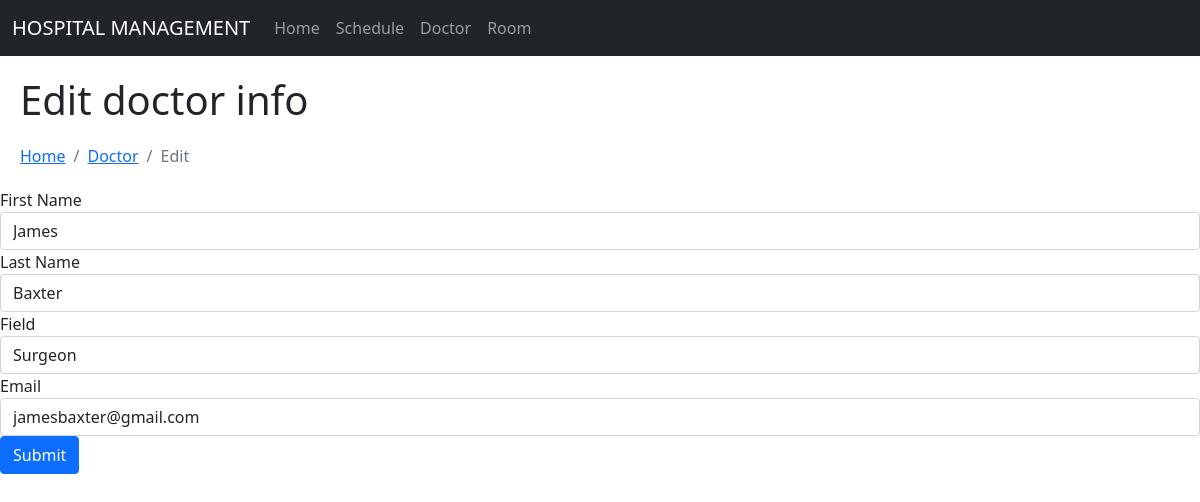
Page /main/edit-doctor.php?id=3 on the committed database.
### tables this page shows
CREATE TABLE doctors(
            id          INTEGER,
            first_name  TEXT NOT NULL,
            last_name   TEXT,
            field       TEXT,  
            email       TEXT NOT NULL UNIQUE,
            PRIMARY KEY(id)
            );

### main/edit-doctor.php (the view, shortened to what this page needs)
<?php
    include('static/config.php');
    $doc_id = intval($_GET['id']);
?>
<html lang="en">
<head>
    <link href="https://cdn.jsdelivr.net/npm/bootstrap@5.1.3/dist/css/bootstrap.min.css" rel="stylesheet">
    <link rel="stylesheet" href="../styles/styles.css">
</head>
<body>
    <div>
        <?php include('static/navbar.php'); ?>
    </div>
    <div class="title">
        <h1>Edit doctor info</h1>
    </div>
    <div class="app">
        <div class="list-title margin">
            <nav aria-label="breadcrumb">
                <ol class="breadcrumb">
                    <li class="breadcrumb-item"><a href="index.php">Home</a></li>
                    <li class="breadcrumb-item"><a href="index.php">Doctor</a></li>
                    <li class="breadcrumb-item active" aria-current="page">Edit</li>
                </ol>
            </nav>
        </div>
        <div>
<?php
    $sql = mysqli_query($conn, "SELECT * FROM doctors WHERE id = '$doc_id'");
    while($data=mysqli_fetch_array($sql)){
?>
        <div>
            <form role="form" name="adddoc" method="post" onsubmit="return valid();">
                <div class="form-section">
                    <label for="first_name">First Name</label>
                    <input type="text" name="first_name" class="form-control"
                        value="<?php echo htmlentities($data['first_name']);?>" >
                </div>
                <div class="form-section">
                    <label for="last_name">Last Name</label>
                    <input type="text" name="last_name" class="form-control"
                        value="<?php echo htmlentities($data['last_name']);?>" >
                </div>
                <div class="form-section">
                    <label for="last_name">Field</label>
                    <input type="text" name="field" class="form-control"
                        value="<?php echo htmlentities($data['field']);?>" >
                </div>
                <div class="form-section">
                    <label for="email">Email</label>
                    <input type="text" name="email" class="form-control"
                        value="<?php echo htmlentities($data['email']);?>" >
                </div>
                <button type="submit" name="submit" class="btn btn-primary">
                    Submit
                </button>
            </form>
        </div>
<?php }?>
        </div>
    </div>
</body>
</html>

### styles/styles.css (style rules this page uses)
.title { margin: 20px; }
.margin { margin: 20px; }

### rows in the picture
doctors: first_name "James", last_name "Baxter", field "Surgeon", email "jamesbaxter@gmail.com"
